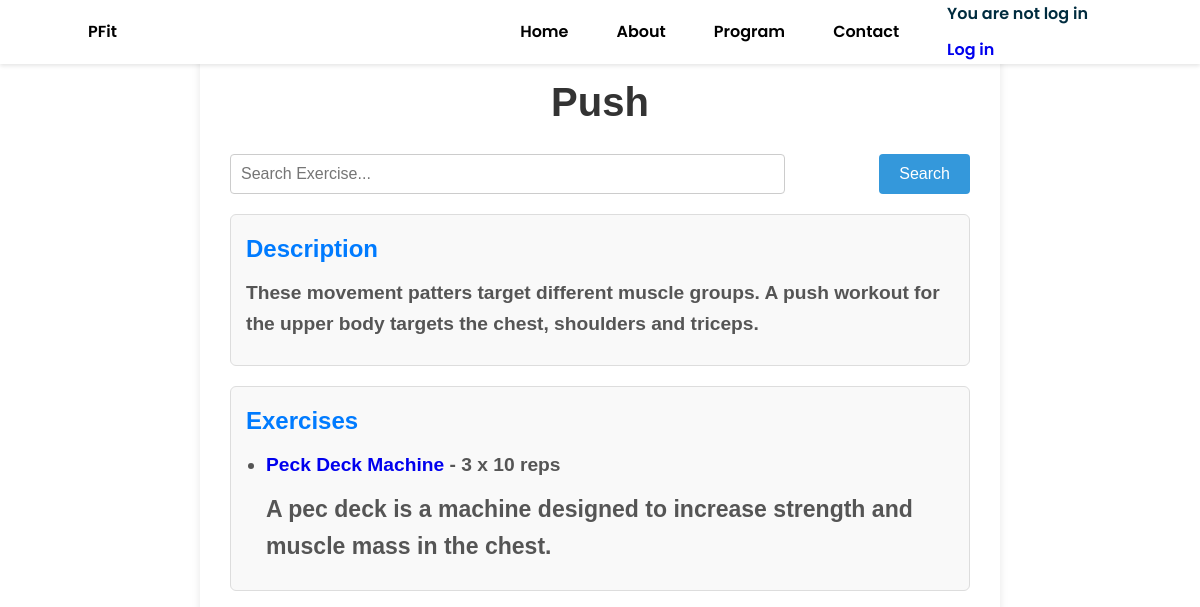
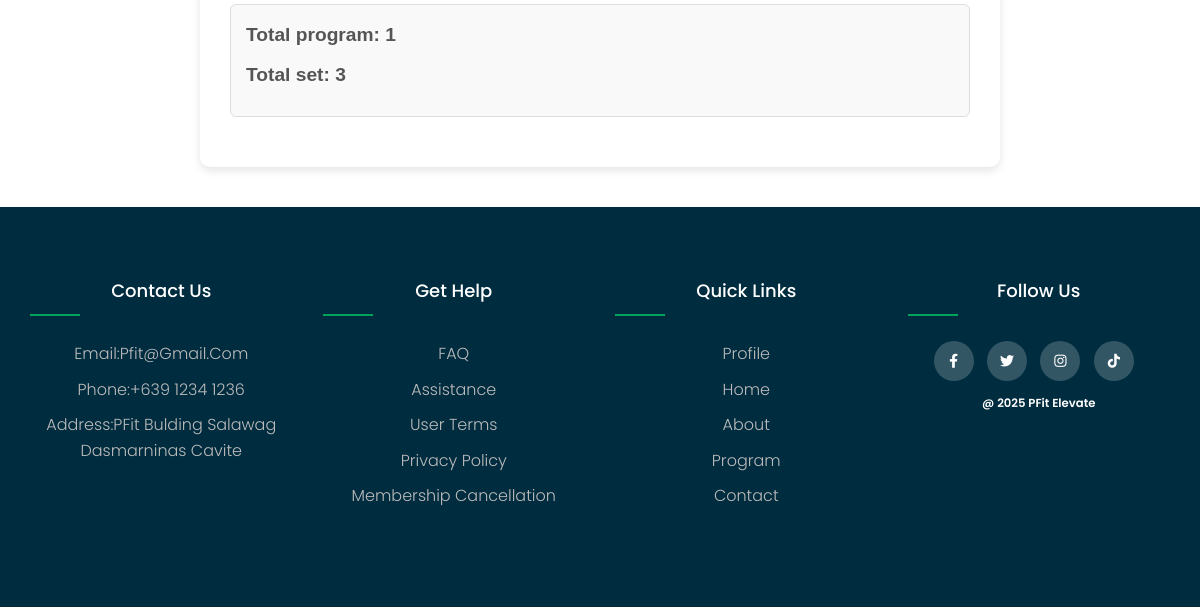
Page /workoutplans/1/ on the earlier database version (2 pictures, top to bottom).
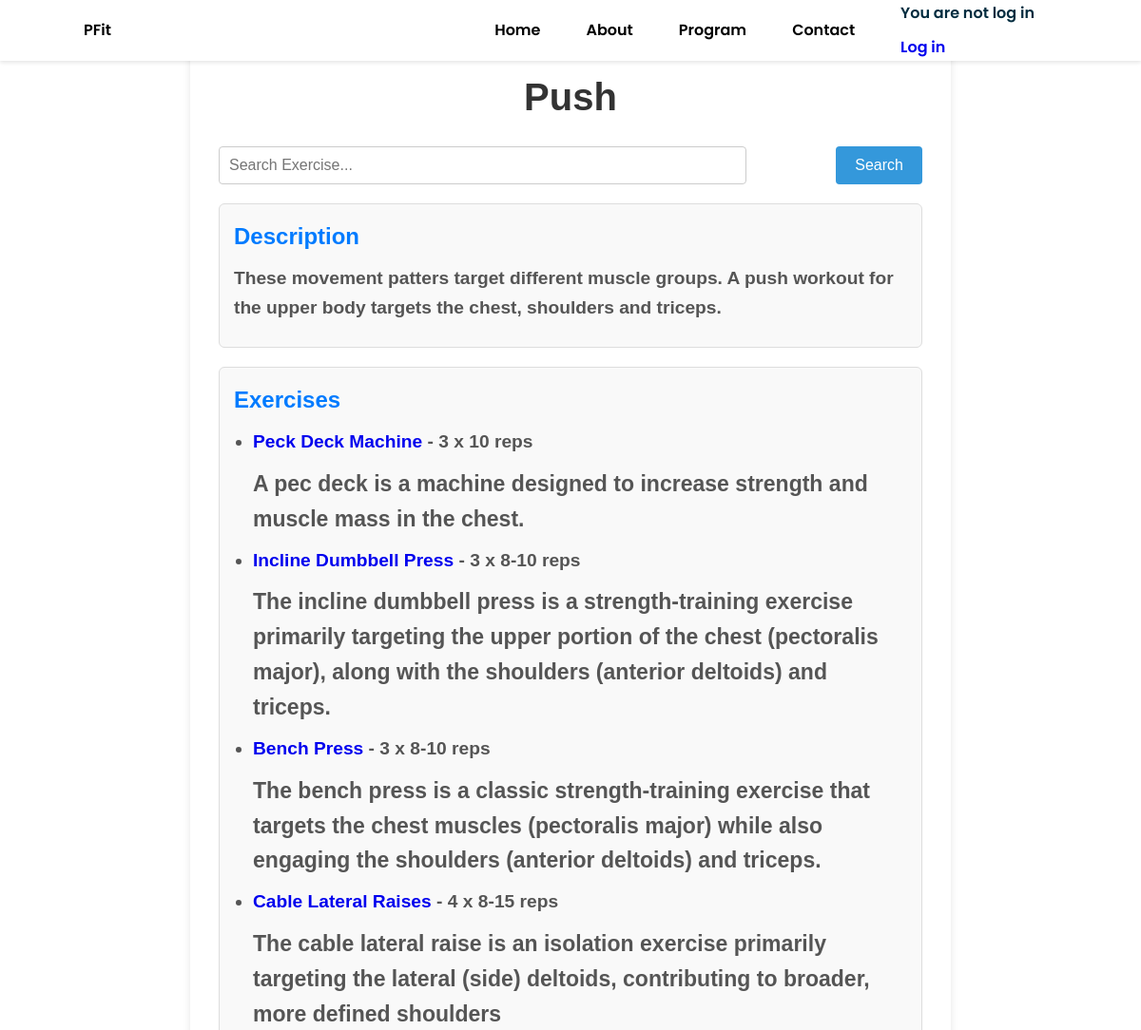
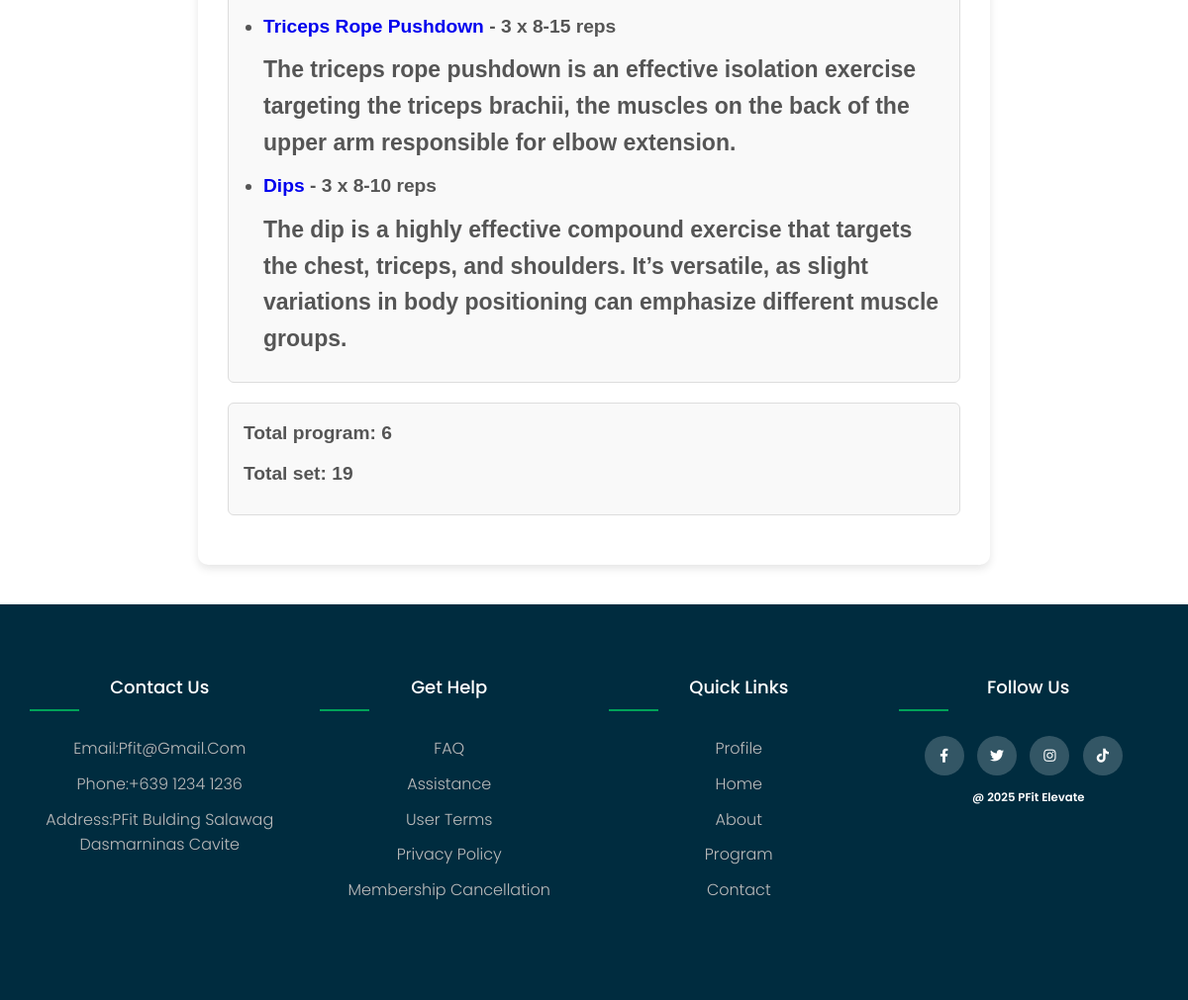
Same page on the later database version (2 pictures, top to bottom).
### app/models.py (models this page shows, shortened)
class WorkoutPlan(models.Model):
    workoutPlanID = models.AutoField(primary_key=True)
    workoutPlanName = models.CharField(max_length=100)
    workoutGoal = models.ManyToManyField(Goals)
    workoutPlanDescription = models.TextField()
    workoutProgram = models.TextField(max_length=1200)

class Exercise(models.Model):
    exerciseID = models.AutoField(primary_key=True)
    workoutName = models.CharField(max_length=100)
    workoutType = models.ManyToManyField(WorkoutPlan)
    workoutDescription = models.TextField()
    workoutSets = models.CharField(max_length=20)
    workoutReps = models.CharField(max_length=20)
    workoutLink = models.URLField()

### app/views.py (the view)
# urls.py: path('workoutplans/<int:pk>/', ExerciseDetailView.as_view(), name='workoutplan_detail'),
class ExerciseDetailView(DetailView):
    model = WorkoutPlan
    context_object_name = 'workoutplan'
    template_name = 'apps/homepages/exerciseview.html'
    def get_context_data(self, **kwargs):
        context = super().get_context_data(**kwargs)
        workout_plan = self.get_object()
        total_exercises = Exercise.objects.filter(workoutType=workout_plan).count()
        total_sets = 0
        for exercise in workout_plan.exercise_set.all():
            try:
                sets = exercise.workoutSets.split('x')[0]  # Extract the number of sets
                total_sets += int(sets)
            except ValueError:
                continue
        query = self.request.GET.get('q', '')
        if query:
            filtered_exer = Exercise.objects.filter(workoutName__icontains=query, workoutType=workout_plan)
        else:
            filtered_exer = Exercise.objects.filter(workoutType=workout_plan)
        context['workoutplan'] = workout_plan
        context['filtered_exer'] = filtered_exer  # Use the filtered exercises
        context['total_program'] = total_exercises
        context['total_sets'] = total_sets
        return context

### app/context_processors.py (called while the page is built)
def client_processor(request):
    client = None
    if request.user.is_authenticated:
        client = Client.objects.filter(user=request.user).first()
    return {'client': client}

### app/templates/apps/homepages/exerciseview.html
{% extends 'apps/homepages/homepagebase.html' %}
{% load static %}
{% block content %}
<link rel="stylesheet" href="{% static 'css/profile_info.css' %}">
<link rel="stylesheet" href="{% static 'css/search.css' %}">
<div class="exercise-detail">
    <h1>{{ workoutplan.workoutPlanName }}</h1>
    <form method="get" action="">
        <input type="text" name="q" placeholder="Search Exercise..." value="{{ request.GET.q }}">
        <button type="submit">Search</button>
    </form>
    <div class="detail-item">
        <h2>Description</h2>
        <p>{{ workoutplan.workoutPlanDescription }}</p>
    </div>
    <div class="detail-item">
        <h2>Exercises</h2>
        <ul>
            {% for exercise in filtered_exer %}
                <li>
                    <a href="{{ exercise.workoutLink }}" target="_blank">
                        <strong>{{ exercise.workoutName }}</strong>
                    </a>
                    - {{ exercise.workoutSets }} x {{ exercise.workoutReps }} reps
                </li>
                <p>{{ exercise.workoutDescription }}</p>
            {% empty %}
                <li>No exercises found for your search query.</li>
            {% endfor %}
        </ul>
    </div>
    <div class="detail-item">
        <p><strong>Total program:</strong> {{ total_program }}</p>
        <p><strong>Total set:</strong> {{ total_sets }}</p>
    </div>
</div>
{% include 'apps/homepages/footer.html' %}
{% endblock content %}

### app/templates/apps/homepages/homepagebase.html (shortened to what this page needs)
{%load static%}
<!DOCTYPE html>
<html lang="en">
<head>
    <link rel="stylesheet" href="{% static 'css/homepage.css' %}">
    <link rel="stylesheet" href="https://cdn.jsdelivr.net/npm/bootstrap-icons@1.11.3/font/bootstrap-icons.min.css">
    <link href="https://cdn.jsdelivr.net/npm/boxicons@latest/css/boxicons.min.css" rel="stylesheet"/>
</head>
<body>
    {% include 'apps/homepages/navbar.html' %}
    {% block content%}{% endblock content %}
</body>
</html>

### app/templates/apps/homepages/navbar.html (shortened to what this page needs)
{% load static %}
<link rel="stylesheet" href="{% static 'css/navbar.css' %}">
<header class="header">
    <nav class="nav" id="nav-menu">
      <div class="nav__content bd-grid">
        <a href="" class="nav__perfil">
          <div>
            <span class="nav__name">PFit</span>
          </div>
        </a>
        <div class="nav__menu">
          <ul class="nav__list">
            <li class="nav__item">
              <a href="{% url 'home'%}" class="nav__link active">Home</a>
            </li>
            <li class="nav__item">
              <a href="{% url 'home' %}#about" class="nav__link">About</a>
            </li>
            <li class="nav__item ">
              <a href="{% url 'home'%}#program" class="nav__link">Program </a>
            </li>
            <li class="nav__item">
              <a href="{% url 'home'%}#footer" class="nav__link">Contact</a>
            </li>
            <li class="nav__item dropdown">
              {% if user.is_authenticated %}
              <a href="" class="bi bi-person-circle" style ="color:black;">
                {{user.username}}
                <i class="bx bx-chevron-down dropdown__icon"></i>
              </a>
              <ul class="dropdown__menu">
                {% for client in clients %}
                <li class="dropdown__item">
                    <a href="{% url 'client_info' client.pk %}" class="nav__link">Profile</a>
                </li>
                {% endfor %}
                    <li class="dropdown__item">
                      <a href="{% url 'workoutlog'%}" class="nav__link">Workout Log</a>
                    </li>
                <li class="dropdown__item">
                  <form method="post" action="{% url 'logout' %}">
                    {% csrf_token %}
                    <button type="submit" style="border-radius:none;" class="nav__link">Log out</button>
                  </form>
                  {% else %}
                    <p>You are not log in</p>
                    <a href="{% url 'login' %}">Log in</a>
                {% endif %}
                </li>
              </ul>
        </div>
      </div>
    </nav>
</header>

### app/templates/apps/homepages/footer.html
{% load static %}
<link rel="stylesheet" href="{% static 'css/footer.css'%}">
<link rel="stylesheet" type="text/css" href="https://cdnjs.cloudflare.com/ajax/libs/font-awesome/5.15.1/css/all.min.css">
<footer class="footer" id = "footer">
    <div class="container">
        <div class="row">
            <div class="footer-col">
                <h4>Contact us</h4>
                <ul>
                    <li><a>Email:pfit@gmail.com</a></li>
                    <li><a>Phone:+639 1234 1236</a></li>
                    <li><a>Address:PFit Bulding Salawag Dasmarninas Cavite</a></li>
                </ul>
            </div>
            <div class="footer-col">
                <h4>get help</h4>
                <ul>
                    <li><a href="#">FAQ</a></li>
                    <li><a href="#">Assistance</a></li>
                    <li><a href="#">User terms</a></li>
                    <li><a href="#">Privacy Policy</a></li>
                    <li><a href="#">Membership cancellation</a></li>
                </ul>
            </div>
            <div class="footer-col">
                <h4>Quick links</h4>
                <ul>
                    <li><a href="">Profile</a></li>
                    <li><a href="#">Home</a></li>
                    <li><a href="#">About</a></li>
                    <li><a href="#">Program</a></li>
                    <li><a href="#">Contact</a></li>
                </ul>
            </div>
            <div class="footer-col">
                <h4>follow us</h4>
                <div class="social-links">
                    <a href="#"><i class="fab fa-facebook-f"></i></a>
                    <a href="#"><i class="fab fa-twitter"></i></a>
                    <a href="#"><i class="fab fa-instagram"></i></a>
                    <a href="#"><i class="fab fa-tiktok"></i></a>
                    <br>
                    <small>@ 2025 PFit Elevate</small>
                </div>
            </div>
        </div>
    </div>
</footer>

### static/css/homepage.css (style rules this page uses)
* { box-sizing: border-box; }
body { margin: 0; font-family: 'Montserrat', sans-serif; line-height: 1.6; }
p { color: #002C3F; }
span { color: #002C3FB3; }

### static/css/navbar.css (style rules this page uses)
:root { --header-height: 3rem; --first-color: black; --first-color-light: #00A359; --dark-color: black; --white-color: black; --body-font: 'Montserrat', 'sans-serif'; --nav-name-font-size: 1.2rem; --normal-font-size: 1rem; --z-fixed: 100; }
* { box-sizing: border-box; }
@media screen and (min-width: 768px) { :root { --nav-name-font-size: 1rem; --normal-font-size: 1rem; } }
body { margin: var(--header-height) 0 0 0; font-family: var(--body-font); font-size: var(--normal-font-size); font-weight: 600; line-height: 1.6; }
ul { margin: 0; padding: 0; list-style: none; }
a { text-decoration: none; }
.bd-grid { max-width: 1024px; display: grid; grid-template-columns: 100%; margin-left: 1.5rem; margin-right: 1.5rem; }
.header { position: fixed; top: 0; left: 0; width: 100%; height: var(--header-height); padding: 0 1rem; background-color: white; z-index: var(--z-fixed); display: flex; justify-content: space-between; align-items: center; box-shadow: 0 2px 4px rgba(0, 0, 0, 0.1); }
.nav__content { display: flex; flex-direction: column; }
.nav__perfil { display: flex; flex-direction: column; align-items: center; text-align: center; margin-bottom: 3rem; }
.nav__name { display: block; font-size: var(--nav-name-font-size); color: var(--white-color); }
.nav__item { margin-bottom: 2rem; }
.nav__link { color: #295135; }
.active { color: var(--white-color); }
@media screen and (min-width: 576px) { .nav { width: 288px; } }
@media screen and (min-width: 768px) { body { margin: 0; } }
@media screen and (min-width: 768px) { .header { height: calc(var(--header-height) + 1rem); } }
@media screen and (min-width: 768px) { .nav { width: 100%; } }
@media screen and (min-width: 768px) { .nav__content { flex-direction: row; justify-content: space-between; align-items: center; } }
@media screen and (min-width: 768px) { .nav__perfil { flex-direction: row; text-align: initial; margin-bottom: 0; } }
@media screen and (min-width: 768px) { .nav__name { color: var(--dark-color); } }
@media screen and (min-width: 768px) { .nav__list { display: flex; align-items: center; } }
@media screen and (min-width: 768px) { .nav__item { margin: 0 1.5rem; padding: 1.4rem 0; } }
@media screen and (min-width: 768px) { .nav__link { color: var(--dark-color); } }
@media screen and (min-width: 768px) { .active { color: var(--first-color); } }
@media screen and (min-width: 768px) { .dropdown { position: relative; } }
@media screen and (min-width: 1024px) { .bd-grid { margin-left: auto; margin-right: auto; } }

### static/css/profile_info.css (style rules this page uses)
html { scroll-behavior: smooth ; scroll-padding: 120px; }
input[type="text"], input[type="number"], input[type="date"], select { width: 100%; padding: 8px; border: 1px solid #ccc; border-radius: 4px; }
.exercise-detail { background-color: #ffffff; padding: 30px; border-radius: 10px; box-shadow: 0 4px 8px rgba(0, 0, 0, 0.1); max-width: 800px; margin: 40px auto; font-family: 'Arial', sans-serif; }
.exercise-detail h1 { text-align: center; font-size: 2.5em; margin-bottom: 20px; color: #333; }
.detail-item { margin-bottom: 20px; }
.detail-item h2 { font-size: 1.5em; color: #007bff; margin-bottom: 10px; }
.detail-item p, .detail-item ul { font-size: 1.2em; color: #555; line-height: 1.6; }
.detail-item ul { list-style-type: disc; padding-left: 20px; }
.detail-item p { font-size: 1.2em; color: #555; line-height: 1.6; }

### static/css/search.css (style rules this page uses)
form { display: flex; justify-content: space-between; margin-bottom: 20px; }
form input[type="text"] { width: 75%; padding: 10px; border: 1px solid #ccc; border-radius: 4px; font-size: 16px; }
form button { padding: 10px 20px; background: #3498db; border: none; border-radius: 4px; color: white; cursor: pointer; font-size: 16px; transition: background 0.3s; }
.detail-item { margin-bottom: 20px; padding: 15px; border: 1px solid #ddd; border-radius: 6px; background: #f9f9f9; }
ul { list-style: none; padding: 0; }
ul li { margin-bottom: 10px; }
p { margin: 0 0 10px; }
.footer { margin-top: 20px; text-align: center; font-size: 14px; color: #aaa; }

Differences in the rows shown:
added Exercise: workoutName "Incline Dumbbell Press", workoutSets "3", workoutReps "8-10", workoutDescription "The incline dumbbell press is a strength-training exercise primarily targeting the upper portion of the chest (pectoralis major), along with the shoulders (anterior deltoids) and triceps."
added Exercise: workoutName "Bench Press", workoutSets "3", workoutReps "8-10", workoutDescription "The bench press is a classic strength-training exercise that targets the chest muscles (pectoralis major) while also engaging the shoulders (anterior deltoids) and triceps."
added Exercise: workoutName "Cable Lateral Raises", workoutSets "4", workoutReps "8-15", workoutDescription "The cable lateral raise is an isolation exercise primarily targeting the lateral (side) deltoids, contributing to broader, more defined shoulders"
added Exercise: workoutName "Triceps Rope Pushdown", workoutSets "3", workoutReps "8-15", workoutDescription "The triceps rope pushdown is an effective isolation exercise targeting the triceps brachii, the muscles on the back of the upper arm responsible for elbow extension."
added Exercise: workoutName "Dips", workoutSets "3", workoutReps "8-10", workoutDescription "The dip is a highly effective compound exercise that targets the chest, triceps, and shoulders. It’s versatile, as slight variations in body positioning can emphasize different muscle groups."
Other differences:
{{ total_program }}: "1" → "6"
{{ total_sets }}: "3" → "19"
